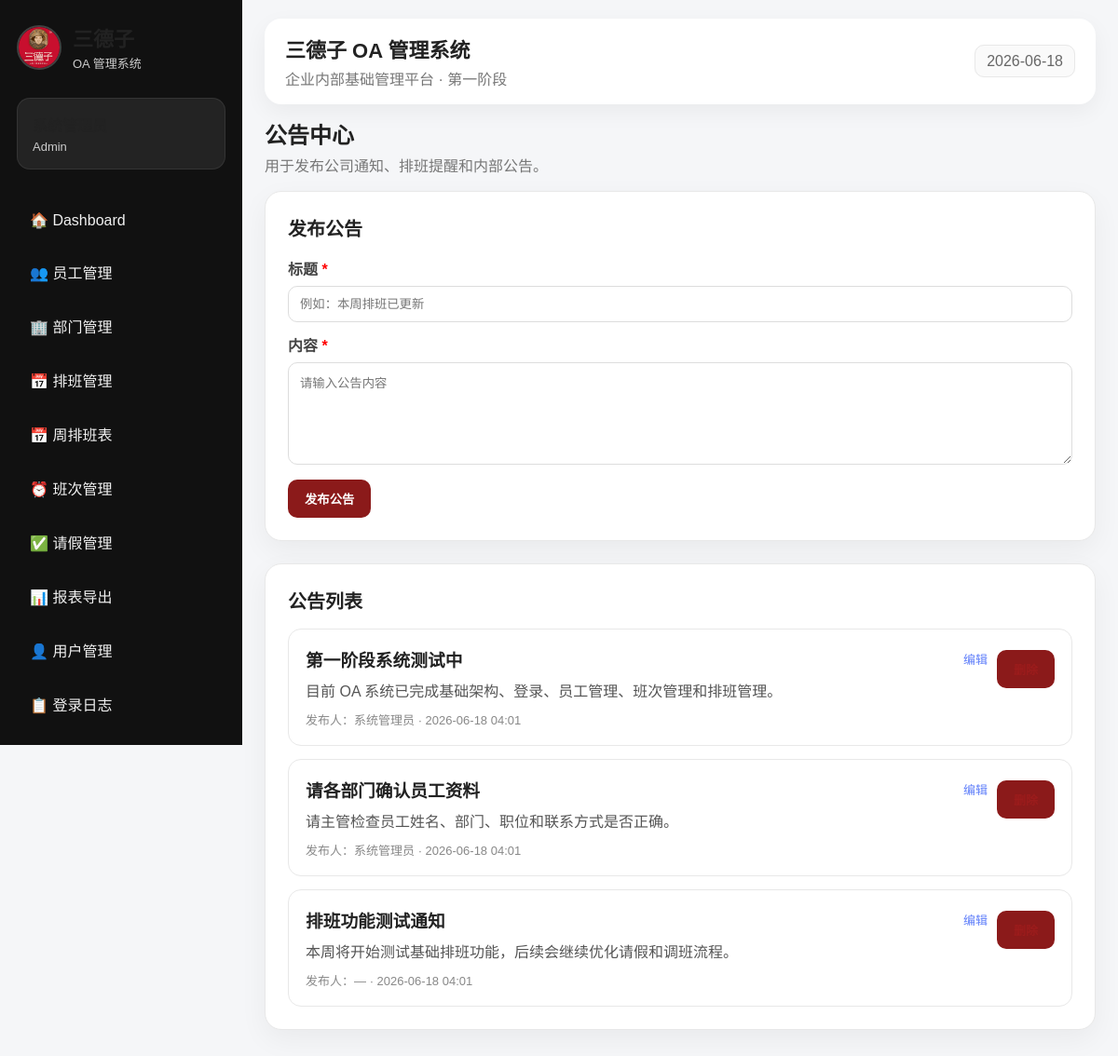
Screenshot of /announcements.php (signed in) with the database file from the repository.
### tables this page shows
CREATE TABLE announcements (
    id         INT AUTO_INCREMENT PRIMARY KEY,
    title      VARCHAR(200) NOT NULL,
    content    TEXT NOT NULL,
    created_by INT NULL,
    created_at TIMESTAMP DEFAULT CURRENT_TIMESTAMP,
    FOREIGN KEY (created_by) REFERENCES users(id) ON DELETE SET NULL
);

CREATE TABLE users (
    id            INT AUTO_INCREMENT PRIMARY KEY,
    employee_id   INT NULL,
    name          VARCHAR(100) NOT NULL,
    email         VARCHAR(150) NOT NULL UNIQUE,
    password_hash VARCHAR(255) NOT NULL,
    role          ENUM('Admin','Manager','Employee') NOT NULL DEFAULT 'Employee',
    status        ENUM('active','inactive') NOT NULL DEFAULT 'active',
    created_at    TIMESTAMP DEFAULT CURRENT_TIMESTAMP,
    FOREIGN KEY (employee_id) REFERENCES employees(id) ON DELETE SET NULL
);

### auth.php (called while the page is built, shortened)
<?php
function current_user() {
    return $_SESSION['user'] ?? null;
}
function has_role($roles) {
    $user = current_user();
    return in_array($user['role'], $roles);
}
function safe($value) {
    return htmlspecialchars((string)$value, ENT_QUOTES, 'UTF-8');
}
?>

### announcements.php (the view, shortened to what this page needs)
<?php
require_once __DIR__ . '/header.php';
$editAnnouncement = null;
$announcements = $pdo->query("
    SELECT a.*, u.name AS creator_name
    FROM announcements a
    LEFT JOIN users u ON a.created_by = u.id
    ORDER BY a.created_at DESC
")->fetchAll();
?>
<div class="page-title">
    <h2>公告中心</h2>
    <p>用于发布公司通知、排班提醒和内部公告。</p>
</div>
<?php if (has_role(['Admin', 'Manager'])): ?>
<section class="panel">
    <h2><?= $editAnnouncement ? '编辑公告' : '发布公告' ?></h2>
    <form method="POST">
        <label>标题 <span style="color:red">*</span></label>
        <input type="text" name="title" required
               placeholder="例如：本周排班已更新"
               value="<?= safe($editAnnouncement['title'] ?? '') ?>">
        <label style="margin-top:12px;">内容 <span style="color:red">*</span></label>
        <textarea name="content" required rows="5"
                  placeholder="请输入公告内容"><?= safe($editAnnouncement['content'] ?? '') ?></textarea>
        <div style="display:flex;gap:10px;margin-top:12px;">
            <button class="btn" type="submit"><?= $editAnnouncement ? '保存修改' : '发布公告' ?></button>
        </div>
    </form>
</section>
<?php endif; ?>
<section class="panel">
    <h2>公告列表</h2>
    <?php if ($announcements): ?>
    <div class="announcement-list">
        <?php foreach ($announcements as $a): ?>
            <div class="announcement-card">
                <div style="flex:1;min-width:0;">
                    <h3><?= safe($a['title']) ?></h3>
                    <p style="white-space:pre-wrap;word-break:break-word;"><?= safe($a['content']) ?></p>
                    <span style="font-size:13px;color:#888;">
                        发布人：<?= safe($a['creator_name'] ?? '—') ?> · <?= safe(substr($a['created_at'], 0, 16)) ?>
                    </span>
                </div>
                <?php if (has_role(['Admin', 'Manager'])): ?>
                <div style="display:flex;gap:10px;align-items:flex-start;flex-shrink:0;margin-top:4px;">
                    <a href="announcements.php?edit=<?= intval($a['id']) ?>"
                       style="font-size:13px;color:#5c7cfa;text-decoration:none;">编辑</a>
                    <form method="POST" onsubmit="return confirm('确定删除此公告？')">
                        <button type="submit" class="btn-link" style="color:#9b1c1c;font-size:13px;">删除</button>
                    </form>
                </div>
                <?php endif; ?>
            </div>
        <?php endforeach; ?>
    </div>
    <?php else: ?>
        <p style="color:#888;text-align:center;padding:32px 0;">暂无公告。</p>
    <?php endif; ?>
</section>
<?php require_once __DIR__ . '/footer.php'; ?>

### assets/style.css (style rules this page uses)
* { box-sizing: border-box; }
:root { --primary: #8b1a1a; --primary-dark: #641010; --bg: #f5f6f8; --card: #ffffff; --text: #222; --muted: #777; --border: #e8e8e8; --green: #2e7d32; }
body { margin: 0; font-family: Arial, "Microsoft YaHei", sans-serif; background: var(--bg); color: var(--text); }
a { color: var(--primary); text-decoration: none; }
.page-title { margin-bottom: 14px; }
.page-title h2 { margin: 0; font-size: 24px; }
.page-title p { color: var(--muted); margin-top: 4px; }
.panel { background: white; border-radius: 18px; padding: 24px; box-shadow: 0 10px 30px rgba(0,0,0,0.05); border: 1px solid var(--border); margin-bottom: 24px; }
.panel h2 { margin-top: 0; font-size: 20px; }
label { display: block; color: #444; font-weight: bold; margin-top: 12px; }
input, select, textarea { width: 100%; border: 1px solid #ddd; border-radius: 10px; padding: 11px 12px; margin-top: 7px; font-family: inherit; }
textarea { min-height: 110px; resize: vertical; }
button, .btn-light { display: inline-block; border: none; background: var(--primary); color: white; padding: 11px 18px; border-radius: 10px; cursor: pointer; font-weight: bold; }
.announcement-list { display: grid; gap: 14px; }
.announcement-card { border: 1px solid var(--border); padding: 18px; border-radius: 14px; display: flex; justify-content: space-between; gap: 20px; }
.announcement-card h3 { margin: 0 0 8px; }
.announcement-card p { color: #555; margin: 0 0 10px; }
.announcement-card span { color: var(--muted); font-size: 13px; }

### rows the page displays
announcements: title "第一阶段系统测试中", content "目前 OA 系统已完成基础架构、登录、员工管理、班次管理和排班管理。", created_by.name "系统管理员", created_at "2026-06-18 04:01"
announcements: title "请各部门确认员工资料", content "请主管检查员工姓名、部门、职位和联系方式是否正确。", created_by.name "系统管理员", created_at "2026-06-18 04:01"
announcements: title "排班功能测试通知", content "本周将开始测试基础排班功能，后续会继续优化请假和调班流程。", creator_name "—", created_at "2026-06-18 04:01"

### other values shown
safe($user['role']) "Admin"
safe(APP_NAME) "三德子 OA 管理系统"
safe(APP_SUBTITLE) "企业内部基础管理平台 · 第一阶段"
